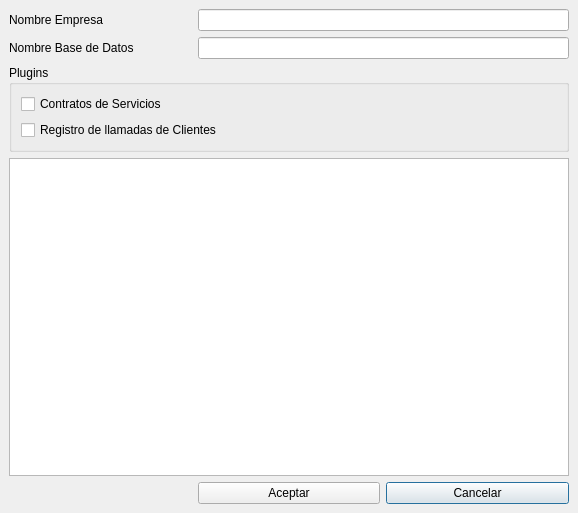
<ui version="4.0" >
 <class>NuevaFacturacionBase</class>
 <widget class="QDialog" name="NuevaFacturacionBase" >
  <property name="geometry" >
   <rect>
    <x>0</x>
    <y>0</y>
    <width>578</width>
    <height>513</height>
   </rect>
  </property>
  <property name="sizePolicy" >
   <sizepolicy>
    <hsizetype>0</hsizetype>
    <vsizetype>0</vsizetype>
    <horstretch>0</horstretch>
    <verstretch>0</verstretch>
   </sizepolicy>
  </property>
  <property name="maximumSize" >
   <size>
    <width>578</width>
    <height>608</height>
   </size>
  </property>
  <property name="windowTitle" >
   <string>Nueva Facturacion</string>
  </property>
  <property name="windowIcon" >
   <iconset>../images/png/bulmafact.png</iconset>
  </property>
  <layout class="QGridLayout" >
   <property name="margin" >
    <number>9</number>
   </property>
   <property name="spacing" >
    <number>6</number>
   </property>
   <item row="2" column="0" colspan="3" >
    <widget class="QGroupBox" name="groupBox" >
     <property name="title" >
      <string>Plugins</string>
     </property>
     <layout class="QGridLayout" >
      <property name="margin" >
       <number>9</number>
      </property>
      <property name="spacing" >
       <number>6</number>
      </property>
      <item row="1" column="0" >
       <widget class="QCheckBox" name="mui_llamadas" >
        <property name="text" >
         <string>Registro de llamadas de Clientes</string>
        </property>
       </widget>
      </item>
      <item row="0" column="0" >
       <widget class="QCheckBox" name="mui_contratos" >
        <property name="text" >
         <string>Contratos de Servicios</string>
        </property>
       </widget>
      </item>
     </layout>
    </widget>
   </item>
   <item row="1" column="1" colspan="2" >
    <widget class="QLineEdit" name="mui_nomdb" />
   </item>
   <item row="1" column="0" >
    <widget class="QLabel" name="label_2" >
     <property name="text" >
      <string>Nombre Base de Datos</string>
     </property>
     <property name="buddy" >
      <cstring>mui_nomdb</cstring>
     </property>
    </widget>
   </item>
   <item row="0" column="0" >
    <widget class="QLabel" name="label" >
     <property name="text" >
      <string>Nombre Empresa</string>
     </property>
     <property name="buddy" >
      <cstring>mui_nomempresa</cstring>
     </property>
    </widget>
   </item>
   <item row="0" column="1" colspan="2" >
    <widget class="QLineEdit" name="mui_nomempresa" />
   </item>
   <item row="4" column="2" >
    <widget class="QPushButton" name="mui_cancelar" >
     <property name="text" >
      <string>Cancelar</string>
     </property>
    </widget>
   </item>
   <item row="4" column="1" >
    <widget class="QPushButton" name="mui_aceptar" >
     <property name="text" >
      <string>Aceptar</string>
     </property>
    </widget>
   </item>
   <item row="3" column="0" colspan="3" >
    <widget class="QTextBrowser" name="mui_textBrowser" />
   </item>
  </layout>
 </widget>
 <resources/>
 <connections>
  <connection>
   <sender>mui_cancelar</sender>
   <signal>released()</signal>
   <receiver>NuevaFacturacionBase</receiver>
   <slot>reject()</slot>
   <hints>
    <hint type="sourcelabel" >
     <x>226</x>
     <y>494</y>
    </hint>
    <hint type="destinationlabel" >
     <x>297</x>
     <y>496</y>
    </hint>
   </hints>
  </connection>
 </connections>
</ui>
